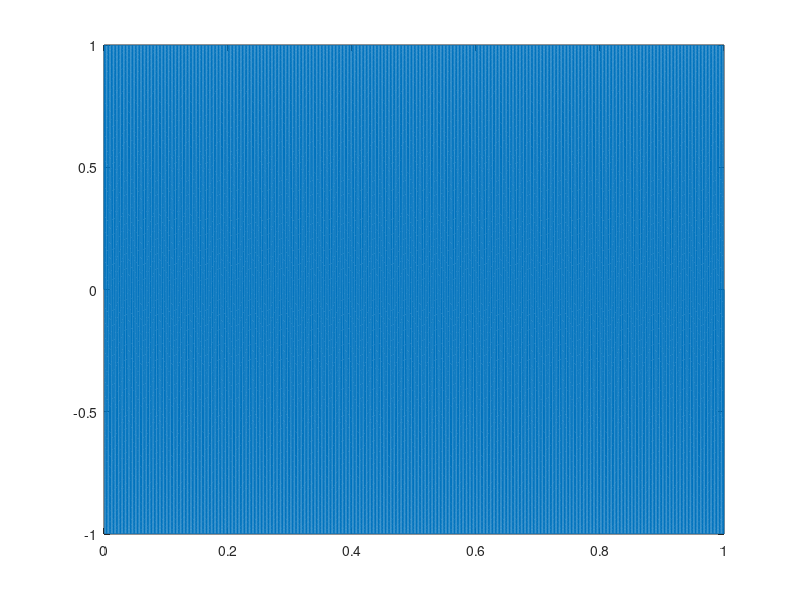

Source code (MATLAB):
fs = 44100;
f = 440;
t = 0:1/fs:1;
sig = sin(2*pi*f*t);
plot(t,sig)
%sound(sig,fs)
samp2 = round( sig*(2^10 / 2));

file = fopen(['Sinus','.txt'], 'w');
nzeile = 50; % Werte pro Zeile
outp_i = 0;

fprintf(file, 'short MySound[%i] = {\n', length(samp2));
for i = 0:(length(samp2)/nzeile)-1
    
    fprintf(file, '%i,', samp2(i*nzeile+1:(i*nzeile+nzeile)) );
    fprintf(file, '\n');

end;

fprintf(file, '};\n');
soundsc(double(samp2),fs)
length(samp2)